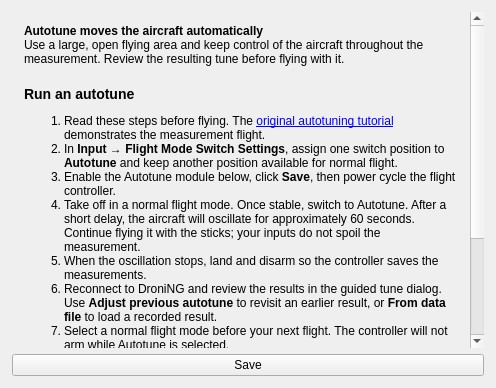
<?xml version="1.0" encoding="UTF-8"?>
<ui version="4.0">
 <class>AutotuneWidget</class>
 <widget class="QWidget" name="AutotuneWidget">
  <layout class="QVBoxLayout" name="verticalLayout_2">
   <property name="leftMargin"><number>12</number></property>
   <property name="topMargin"><number>12</number></property>
   <property name="rightMargin"><number>12</number></property>
   <property name="bottomMargin"><number>12</number></property>
   <item>
    <widget class="QScrollArea" name="autotuneScrollArea">
     <property name="widgetResizable"><bool>true</bool></property>
     <property name="frameShape"><enum>QFrame::NoFrame</enum></property>
     <widget class="QWidget" name="autotuneContent">
      <layout class="QVBoxLayout" name="autotuneContentLayout">
       <property name="spacing"><number>20</number></property>
       <property name="leftMargin"><number>12</number></property>
       <property name="topMargin"><number>12</number></property>
       <property name="rightMargin"><number>12</number></property>
       <property name="bottomMargin"><number>12</number></property>
       <item>
        <widget class="QLabel" name="autotuneWarning">
         <property name="role" stdset="0"><string>notice</string></property>
         <property name="maximumSize"><size><width>1000</width><height>16777215</height></size></property>
         <property name="wordWrap"><bool>true</bool></property>
         <property name="text"><string>&lt;b&gt;Autotune moves the aircraft automatically&lt;/b&gt;&lt;br/&gt;Use a large, open flying area and keep control of the aircraft throughout the measurement. Review the resulting tune before flying with it.</string></property>
        </widget>
       </item>
       <item>
        <widget class="QLabel" name="autotuneInstructions">
         <property name="maximumSize"><size><width>1000</width><height>16777215</height></size></property>
         <property name="wordWrap"><bool>true</bool></property>
         <property name="textInteractionFlags"><set>Qt::TextBrowserInteraction</set></property>
         <property name="openExternalLinks"><bool>true</bool></property>
         <property name="text"><string>&lt;h3&gt;Run an autotune&lt;/h3&gt;
&lt;ol&gt;
&lt;li&gt;Read these steps before flying. The &lt;a href="https://vimeo.com/104806460"&gt;original autotuning tutorial&lt;/a&gt; demonstrates the measurement flight.&lt;/li&gt;
&lt;li&gt;In &lt;b&gt;Input → Flight Mode Switch Settings&lt;/b&gt;, assign one switch position to &lt;b&gt;Autotune&lt;/b&gt; and keep another position available for normal flight.&lt;/li&gt;
&lt;li&gt;Enable the Autotune module below, click &lt;b&gt;Save&lt;/b&gt;, then power cycle the flight controller.&lt;/li&gt;
&lt;li&gt;Take off in a normal flight mode. Once stable, switch to Autotune. After a short delay, the aircraft will oscillate for approximately 60 seconds. Continue flying it with the sticks; your inputs do not spoil the measurement.&lt;/li&gt;
&lt;li&gt;When the oscillation stops, land and disarm so the controller saves the measurements.&lt;/li&gt;
&lt;li&gt;Reconnect to DroniNG and review the results in the guided tune dialog. Use &lt;b&gt;Adjust previous autotune&lt;/b&gt; to revisit an earlier result, or &lt;b&gt;From data file&lt;/b&gt; to load a recorded result.&lt;/li&gt;
&lt;li&gt;Select a normal flight mode before your next flight. The controller will not arm while Autotune is selected.&lt;/li&gt;
&lt;/ol&gt;</string></property>
        </widget>
       </item>
       <item>
        <widget class="QGroupBox" name="groupBox_5">
         <property name="title"><string>Autotune module</string></property>
         <layout class="QVBoxLayout" name="verticalLayout_4">
          <item>
           <widget class="QCheckBox" name="enableAutoTune">
            <property name="text"><string>Enable Autotune module</string></property>
            <property name="objrelation" stdset="0"><stringlist>
             <string>objname:ModuleSettings</string><string>fieldname:AdminState</string>
             <string>element:Autotune</string><string>checkedoption:Enabled</string><string>uncheckedoption:Disabled</string>
            </stringlist></property>
           </widget>
          </item>
          <item>
           <widget class="QLabel" name="label_13">
            <property name="wordWrap"><bool>true</bool></property>
            <property name="text"><string>Save and power cycle the controller after enabling the module.</string></property>
           </widget>
          </item>
          <item>
           <layout class="QHBoxLayout" name="horizontalLayout">
            <item><widget class="QPushButton" name="adjustTune"><property name="text"><string>Adjust previous autotune…</string></property></widget></item>
            <item><widget class="QPushButton" name="fromDataFileBtn"><property name="text"><string>From data file…</string></property></widget></item>
            <item><spacer name="actionSpace"><property name="orientation"><enum>Qt::Horizontal</enum></property></spacer></item>
           </layout>
          </item>
         </layout>
        </widget>
       </item>
       <item><spacer name="pageSpace"><property name="orientation"><enum>Qt::Vertical</enum></property></spacer></item>
      </layout>
     </widget>
    </widget>
   </item>
   <item>
    <widget class="QPushButton" name="saveStabilizationToSD_6">
     <property name="text"><string>Save</string></property>
     <property name="toolTip"><string>Apply settings to the controller and save them permanently.</string></property>
     <property name="objrelation" stdset="0"><stringlist><string>button:save</string></stringlist></property>
    </widget>
   </item>
  </layout>
 </widget>
 <resources/>
 <connections/>
</ui>
